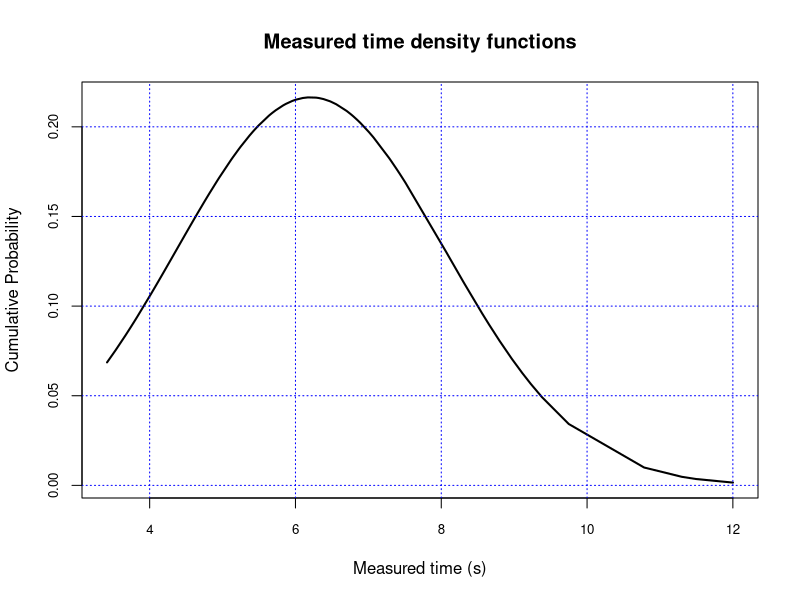
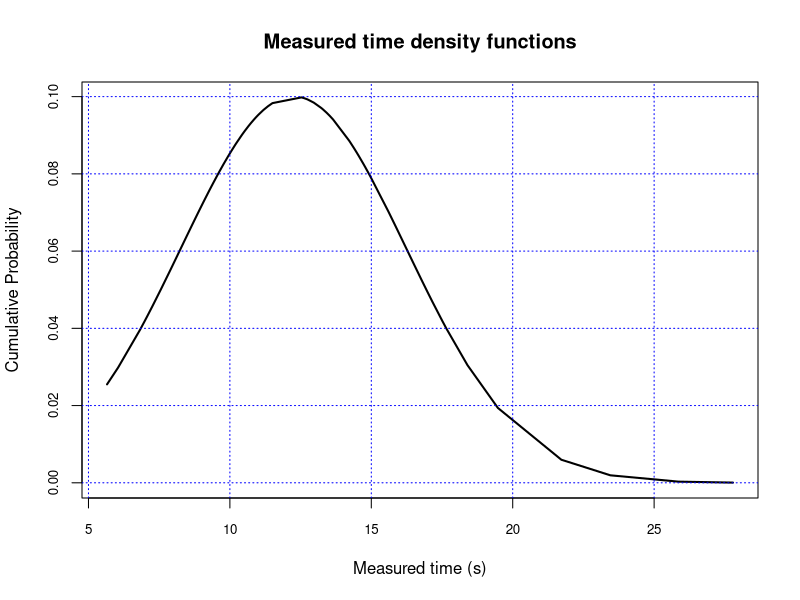
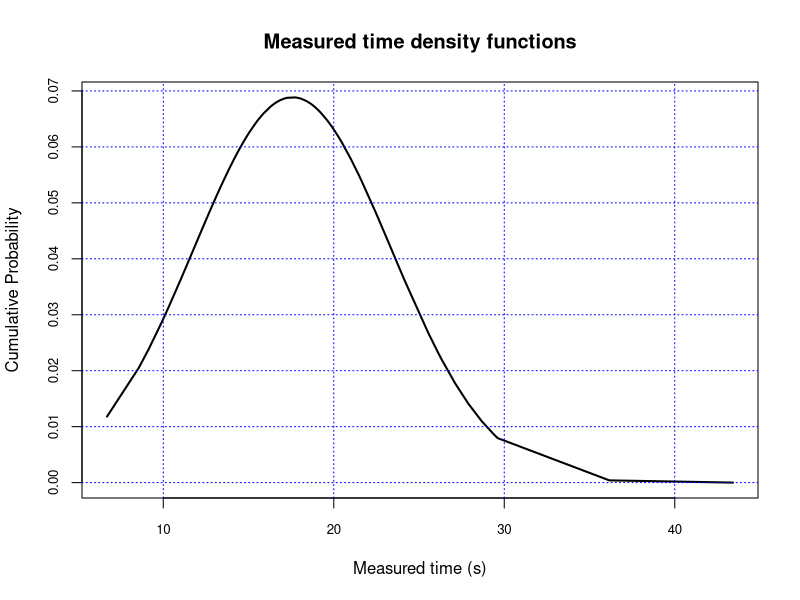

Source code (R) for these figures, in order:
# Initial parameters
t_0 = 0.0011
a = 1.1
b = 0.015
  
# Act-R's noise function
actr.noise <- function(s,n=1) {
  rand <- runif(n,min=0.0001,max=0.9999)
  s * log((1 - rand ) / rand)
}

# Convert ticks to time and return time
ticksToTime = function(ticks) {
  # Define the starting values, the first pulse length is also subject to noise
  pulseLength = t_0 + actr.noise(b*a*t_0)
  measuredTime = 0
  # Add the time from every tick and return the total measured time
  for(tick in 1:ticks) {
    pulseLength = a * pulseLength + actr.noise(b*a*pulseLength)
    measuredTime = measuredTime + pulseLength
  }
  measuredTime
}

# Convert time to ticks and return ticks
timeToTicks = function(time) {
  # Define the starting values, the first pulse length is also subject to noise
  ticks = 0
  pulseLength = t_0 + actr.noise(b*a*t_0)
  measuredTime = 0
  # Until the targetTime is reached continue to count ticks
  while(measuredTime < time) {
    pulseLength = a * pulseLength + actr.noise(b*a*pulseLength)
    measuredTime = measuredTime + pulseLength
    ticks = ticks + 1
  }
  # Return ticks - 1 to prevent overshooting
  ticks - 1
}

# Run the conversion 100 times for every target time and plot the normal distributions of the results
x = c()
plot.new()
for(targetTime in seq(6, 18, by=6)) {
  print(targetTime)
  for(i in 1:100){
    measuredTicks = timeToTicks(targetTime)
    x[i] = ticksToTime(measuredTicks)
  }
  x = sort(x)
  plot(x, dnorm(x,mean(x),sd(x)), xlab="Measured time (s)", ylab="Cumulative Probability",type = "l",lwd=2, cex=2, main="Measured time density functions", cex.axis=.8)
  grid(col="blue")
}
